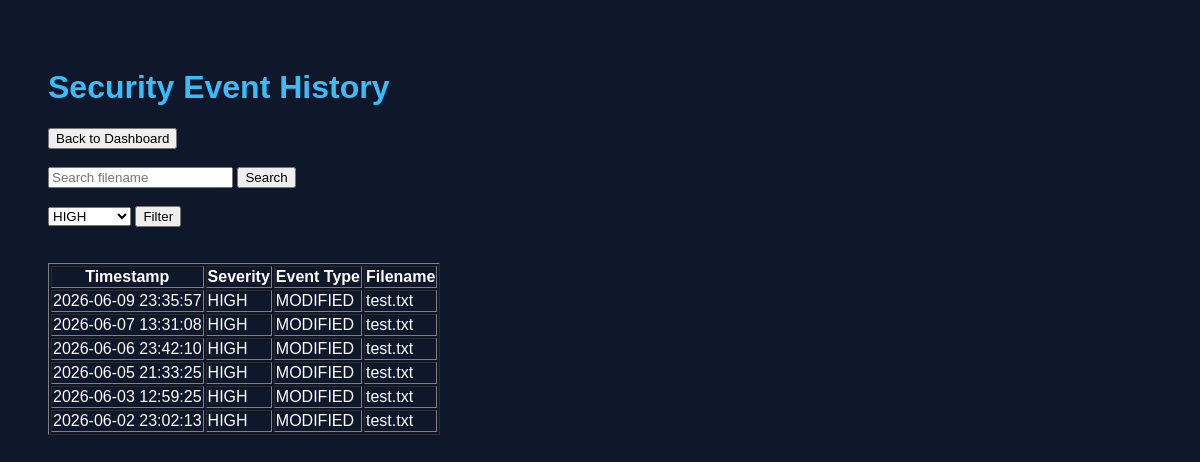
Screenshot of /history (signed in) with the database file from the repository.
### tables this page shows
CREATE TABLE security_events (

            id INTEGER PRIMARY KEY AUTOINCREMENT,
            timestamp TEXT,
            severity TEXT,
            event_type TEXT,
            filename TEXT

        );

### app.py (the view)
@app.route("/history")
def history():
    if not session.get("logged_in"):
        return redirect("/login")
    events = get_all_events()
    return render_template(
        "history.html",
        events=events
    )

### src/database.py (called while the page is built)
def get_all_events():
    connection = sqlite3.connect(DB_PATH)
    cursor = connection.cursor()
    cursor.execute("""
        SELECT timestamp,
               severity,
               event_type,
               filename
        FROM security_events
        ORDER BY id DESC
    """)
    rows = cursor.fetchall()
    connection.close()
    return rows

### templates/history.html (shortened to what this page needs)
<!DOCTYPE html>
<html>
<head>
    <link rel="stylesheet"
          href="{{ url_for('static', filename='style.css') }}">
</head>
<body>
    <h1>Security Event History</h1>
    <a href="/">
        <button>Back to Dashboard</button>
    </a>
    <br><br>
    <form action="/search">
        <input
            type="text"
            name="filename"
            placeholder="Search filename">
        <button type="submit">
            Search
        </button>
    </form>
    <br>
    <form action="/filter">
        <select name="severity">
            <option value="HIGH">HIGH</option>
        </select>
        <button type="submit">
            Filter
        </button>
    </form>
    <br><br>
    <table border="1">
        <tr>
            <th>Timestamp</th>
            <th>Severity</th>
            <th>Event Type</th>
            <th>Filename</th>
        </tr>
        {% for event in events %}
        <tr>
            <td>{{ event[0] }}</td>
            <td>{{ event[1] }}</td>
            <td>{{ event[2] }}</td>
            <td>{{ event[3] }}</td>
        </tr>
        {% endfor %}
    </table>
</body>
</html>

### static/style.css (style rules this page uses)
body { background-color: #0f172a; color: white; font-family: Arial, sans-serif; padding: 40px; }
h1 { color: #38bdf8; }

### rows the page displays
security_events: timestamp "2026-06-09 23:35:57", severity "HIGH", event_type "MODIFIED", filename "test.txt"
security_events: timestamp "2026-06-07 13:31:08", severity "HIGH", event_type "MODIFIED", filename "test.txt"
security_events: timestamp "2026-06-06 23:42:10", severity "HIGH", event_type "MODIFIED", filename "test.txt"
security_events: timestamp "2026-06-05 21:33:25", severity "HIGH", event_type "MODIFIED", filename "test.txt"
security_events: timestamp "2026-06-03 12:59:25", severity "HIGH", event_type "MODIFIED", filename "test.txt"
security_events: timestamp "2026-06-02 23:02:13", severity "HIGH", event_type "MODIFIED", filename "test.txt"
